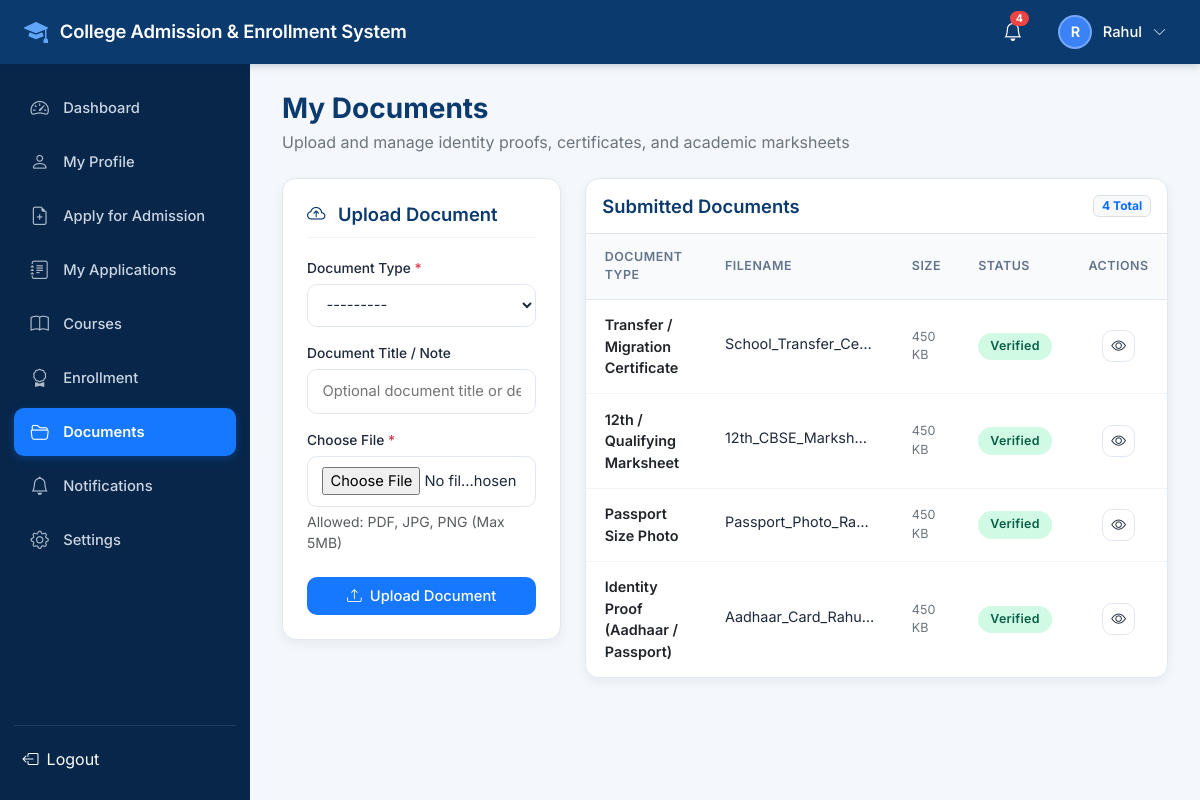
/documents/ (signed in), run on the app's committed database.
### accounts/models.py (models this page shows, shortened)
class User(AbstractUser):
    ROLE_CHOICES = (
        ('ADMIN', 'Admin'),
        ('STUDENT', 'Student'),
    )
    role = models.CharField(max_length=20, choices=ROLE_CHOICES, default='STUDENT')
    email = models.EmailField(unique=True)
    phone_number = models.CharField(max_length=20, blank=True, null=True)
    profile_picture = models.ImageField(upload_to='profiles/', blank=True, null=True)
    created_at = models.DateTimeField(auto_now_add=True)
    updated_at = models.DateTimeField(auto_now=True)
    USERNAME_FIELD = 'email'
    REQUIRED_FIELDS = ['username', 'first_name', 'last_name']
    @property
    def is_student(self):
        return self.role == 'STUDENT'
    @property
    def is_admin_user(self):
        return self.role == 'ADMIN' or self.is_staff or self.is_superuser
    @property
    def full_name(self):
        name = f"{self.first_name} {self.last_name}".strip()
        return name if name else self.username

### documents/models.py (models this page shows, shortened)
class Document(models.Model):
    DOCUMENT_TYPES = (
        ('ID_PROOF', 'Identity Proof (Aadhaar / Passport)'),
        ('PHOTO', 'Passport Size Photo'),
        ('ACADEMIC_10', '10th Standard Marksheet'),
        ('ACADEMIC_12', '12th / Qualifying Marksheet'),
        ('TRANSFER_CERT', 'Transfer / Migration Certificate'),
        ('OTHER', 'Other Supporting Document'),
    )
    STATUS_CHOICES = (
        ('Pending', 'Pending'),
        ('Verified', 'Verified'),
        ('Rejected', 'Rejected'),
    )
    student = models.ForeignKey(settings.AUTH_USER_MODEL, on_delete=models.CASCADE, related_name='documents')
    application = models.ForeignKey(
        AdmissionApplication,
        on_delete=models.CASCADE,
        null=True,
        blank=True,
        related_name='documents'
    )
    document_type = models.CharField(max_length=50, choices=DOCUMENT_TYPES)
    title = models.CharField(max_length=150, blank=True)
    file = models.FileField(upload_to='documents/%Y/%m/')
    file_name = models.CharField(max_length=255, blank=True)
    file_size = models.CharField(max_length=50, blank=True)
    status = models.CharField(max_length=20, choices=STATUS_CHOICES, default='Pending')
    rejection_reason = models.TextField(blank=True, null=True)
    verified_by = models.ForeignKey(
        settings.AUTH_USER_MODEL,
        on_delete=models.SET_NULL,
        null=True,
        blank=True,
        related_name='verified_documents'
    )
    verified_at = models.DateTimeField(null=True, blank=True)
    uploaded_at = models.DateTimeField(auto_now_add=True)
    class Meta:
        ordering = ['-uploaded_at']

### documents/views.py (the view)
# urls.py: path('', views.document_list, name='list'),
@student_required
def document_list(request):
    documents = Document.objects.filter(student=request.user).order_by('-uploaded_at')
    if request.method == 'POST':
        form = DocumentUploadForm(request.POST, request.FILES)
        if form.is_valid():
            doc = form.save(commit=False)
            doc.student = request.user
            doc.save()
            messages.success(request, f"Document '{doc.get_document_type_display()}' uploaded successfully.")
            return redirect('documents:list')
        else:
            messages.error(request, "Failed to upload document. Please check the file format and size.")
    else:
        form = DocumentUploadForm()
    return render(request, 'documents/document_list.html', {
        'documents': documents,
        'form': form,
    })

### documents/forms.py (shortened to what this page needs)
class DocumentUploadForm(forms.ModelForm):
    class Meta:
        model = Document
        fields = ['document_type', 'title', 'file']
        widgets = {
            'document_type': forms.Select(attrs={'class': 'form-select-custom'}),
            'title': forms.TextInput(attrs={'class': 'form-control-custom', 'placeholder': 'Optional document title or description'}),
            'file': forms.FileInput(attrs={'class': 'form-control-custom'}),
        }

### notifications/context_processors.py (called while the page is built)
def notification_context(request):
    if request.user.is_authenticated:
        unread_count = Notification.objects.filter(recipient=request.user, is_read=False).count()
        recent_notifications = Notification.objects.filter(recipient=request.user)[:5]
        return {
            'unread_notifications_count': unread_count,
            'recent_notifications': recent_notifications,
        }
    return {
        'unread_notifications_count': 0,
        'recent_notifications': [],
    }

### templates/documents/document_list.html (shortened to what this page needs)
{% extends 'base.html' %}
{% load static %}
{% block content %}
<div class="mb-4 d-flex justify-content-between align-items-center">
  <div>
    <h3 class="fw-bold mb-1" style="color: #0B3A6E;">My Documents</h3>
    <p class="text-secondary mb-0">Upload and manage identity proofs, certificates, and academic marksheets</p>
  </div>
</div>
<div class="row g-4">
  <div class="col-lg-4">
    <div class="card-custom">
      <div class="card-custom-header">
        <h5 class="card-title-custom"><i class="bi bi-cloud-arrow-up me-2"></i> Upload Document</h5>
      </div>
      <form method="post" enctype="multipart/form-data" novalidate>
        <div class="mb-3">
          <label class="form-label-custom">Document Type <span class="text-danger">*</span></label>
          {{ form.document_type }}
        </div>
        <div class="mb-3">
          <label class="form-label-custom">Document Title / Note</label>
          {{ form.title }}
        </div>
        <div class="mb-4">
          <label class="form-label-custom">Choose File <span class="text-danger">*</span></label>
          {{ form.file }}
          <small class="text-muted d-block mt-1">Allowed: PDF, JPG, PNG (Max 5MB)</small>
        </div>
        <button type="submit" class="btn btn-primary-custom w-100 py-2">
          <i class="bi bi-upload"></i> Upload Document
        </button>
      </form>
    </div>
  </div>
  <div class="col-lg-8">
    <div class="card-custom p-0 overflow-hidden">
      <div class="p-3 border-bottom d-flex justify-content-between align-items-center">
        <h5 class="card-title-custom mb-0">Submitted Documents</h5>
        <span class="badge bg-light text-primary border">{{ documents.count }} Total</span>
      </div>
      <div class="table-custom-container border-0">
        <table class="table-custom">
          <thead>
            <tr>
              <th>Document Type</th>
              <th>Filename</th>
              <th>Size</th>
              <th>Status</th>
              <th class="text-center">Actions</th>
            </tr>
          </thead>
          <tbody>
            {% for doc in documents %}
              <tr>
                <td>
                  <div class="fw-semibold text-dark">{{ doc.get_document_type_display }}</div>
                </td>
                <td>
                  <span class="text-truncate d-inline-block" style="max-width: 150px;">{{ doc.file_name }}</span>
                </td>
                <td class="text-secondary small">{{ doc.file_size }}</td>
                <td>
                  {% if doc.status == 'Verified' %}
                    <span class="badge-custom badge-approved">Verified</span>
                  {% elif doc.status == 'Rejected' %}
                    <span class="badge-custom badge-rejected" title="{{ doc.rejection_reason }}">Rejected</span>
                  {% else %}
                    <span class="badge-custom badge-warning">Pending</span>
                  {% endif %}
                </td>
                <td class="text-center">
                  <div class="d-inline-flex gap-2">
                    {% if doc.file %}
                      <a href="{{ doc.file.url }}" target="_blank" class="btn btn-sm btn-outline-custom py-1 px-2" title="View Document">
                        <i class="bi bi-eye"></i>
                      </a>
                    {% endif %}
                  </div>
                </td>
              </tr>
            {% empty %}
              <tr>
                <td colspan="5" class="text-center py-5 text-muted">
                  No documents uploaded yet. Use the upload form on the left to add your identity proofs and academic marksheets.
                </td>
              </tr>
            {% endfor %}
          </tbody>
        </table>
      </div>
    </div>
  </div>
</div>
{% endblock %}

### templates/base.html (shortened to what this page needs)
{% load static %}
<!DOCTYPE html>
<html lang="en">
<head>
  <link href="https://cdn.jsdelivr.net/npm/bootstrap@5.3.3/dist/css/bootstrap.min.css" rel="stylesheet">
  <link rel="stylesheet" href="https://cdn.jsdelivr.net/npm/bootstrap-icons@1.11.3/font/bootstrap-icons.min.css">
  <link rel="stylesheet" href="{% static 'css/style.css' %}">
</head>
<body>
  <header class="portal-header">
    <div class="d-flex align-items-center gap-3">
      <a href="{% if user.is_authenticated %}{% if user.is_admin_user %}{% url 'accounts:admin_dashboard' %}{% else %}{% url 'students:dashboard' %}{% endif %}{% else %}{% url 'accounts:home' %}{% endif %}" class="portal-brand text-decoration-none">
        <i class="bi bi-mortarboard-fill"></i>
        <span>College Admission & Enrollment System</span>
      </a>
    </div>
    <div class="portal-header-right">
      {% if user.is_authenticated %}
        <div class="dropdown">
          <button class="notification-bell-btn" id="notifDropdown" data-bs-toggle="dropdown" aria-expanded="false" title="Notifications">
            <i class="bi bi-bell"></i>
            {% if unread_notifications_count > 0 %}
              <span class="notification-badge">{{ unread_notifications_count }}</span>
            {% endif %}
          </button>
        </div>
        <div class="dropdown">
          <button class="header-user-btn" id="userMenuDropdown" data-bs-toggle="dropdown" aria-expanded="false">
            <div class="header-avatar">
              {% if user.profile_picture %}
                <img src="{{ user.profile_picture.url }}" alt="{{ user.full_name }}" class="w-100 h-100 rounded-circle">
              {% else %}
                {{ user.first_name|first|default:user.username|first|upper }}
              {% endif %}
            </div>
            <span class="header-user-name d-none d-sm-inline">{{ user.full_name|default:user.username }}</span>
            <i class="bi bi-chevron-down small opacity-75"></i>
          </button>
        </div>
      {% endif %}
    </div>
  </header>
  {% if user.is_authenticated %}
    <div class="portal-layout">
      <aside class="portal-sidebar">
        <ul class="sidebar-menu">
          {% if user.is_student %}
            <li class="sidebar-item {% if request.resolver_match.view_name == 'students:dashboard' %}active{% endif %}">
              <a href="{% url 'students:dashboard' %}"><i class="bi bi-speedometer2"></i> Dashboard</a>
            </li>
            <li class="sidebar-item {% if request.resolver_match.view_name == 'students:profile' %}active{% endif %}">
              <a href="{% url 'students:profile' %}"><i class="bi bi-person"></i> My Profile</a>
            </li>
            <li class="sidebar-item {% if request.resolver_match.view_name == 'admissions:apply' %}active{% endif %}">
              <a href="{% url 'admissions:apply' %}"><i class="bi bi-file-earmark-plus"></i> Apply for Admission</a>
            </li>
            <li class="sidebar-item {% if 'my_applications' in request.resolver_match.view_name or 'application_detail' in request.resolver_match.view_name %}active{% endif %}">
              <a href="{% url 'admissions:my_applications' %}"><i class="bi bi-journal-text"></i> My Applications</a>
            </li>
            <li class="sidebar-item {% if 'courses' in request.resolver_match.app_name and not user.is_admin_user %}active{% endif %}">
              <a href="{% url 'courses:list' %}"><i class="bi bi-book"></i> Courses</a>
            </li>
            <li class="sidebar-item {% if 'enrollments' in request.resolver_match.app_name %}active{% endif %}">
              <a href="{% url 'enrollments:my_enrollments' %}"><i class="bi bi-award"></i> Enrollment</a>
            </li>
            <li class="sidebar-item {% if 'documents' in request.resolver_match.app_name %}active{% endif %}">
              <a href="{% url 'documents:list' %}"><i class="bi bi-folder2-open"></i> Documents</a>
            </li>
            <li class="sidebar-item {% if 'notifications' in request.resolver_match.app_name %}active{% endif %}">
              <a href="{% url 'notifications:list' %}"><i class="bi bi-bell"></i> Notifications</a>
            </li>
            <li class="sidebar-item {% if request.resolver_match.view_name == 'accounts:settings' %}active{% endif %}">
              <a href="{% url 'accounts:settings' %}"><i class="bi bi-gear"></i> Settings</a>
            </li>
          {% endif %}
        </ul>
        <div class="sidebar-footer">
          <form action="{% url 'accounts:logout' %}" method="post">
            <button type="submit" class="btn btn-link text-white text-decoration-none w-100 text-start p-2 d-flex align-items-center gap-2 rounded hover-bg">
              <i class="bi bi-box-arrow-left"></i> Logout
            </button>
          </form>
        </div>
      </aside>
      <main class="portal-content">
        {% block content %}{% endblock %}
      </main>
    </div>
  {% else %}
    <main class="flex-grow-1">
      {% block public_content %}{% endblock %}
    </main>
  {% endif %}
</body>
</html>

### data on the page
User: first_name|first "R", full_name "Rahul"
Document: document_type "Transfer / Migration Certificate", file_name "School_Transfer_Ce…", file_size "450 KB", status "Verified"
Document: document_type "12th / Qualifying Marksheet", file_name "12th_CBSE_Marksh…", file_size "450 KB", status "Verified"
Document: document_type "Passport Size Photo", file_name "Passport_Photo_Ra…", file_size "450 KB", status "Verified"
Document: document_type "Identity Proof (Aadhaar / Passport)", file_name "Aadhaar_Card_Rahu…", file_size "450 KB", status "Verified"

### other printed values
{{ unread_notifications_count }} "4"
{{ documents.count }} "4"
